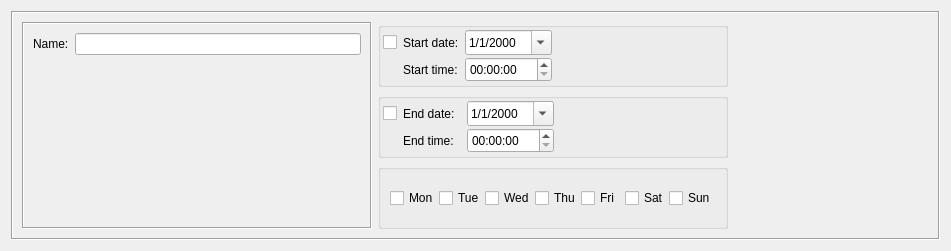
<?xml version="1.0" encoding="UTF-8"?>
<ui version="4.0">
 <class>TimeDialog_q</class>
 <widget class="QWidget" name="TimeDialog_q">
  <property name="enabled">
   <bool>true</bool>
  </property>
  <property name="geometry">
   <rect>
    <x>0</x>
    <y>0</y>
    <width>951</width>
    <height>251</height>
   </rect>
  </property>
  <property name="windowTitle">
   <string>Time</string>
  </property>
  <layout class="QGridLayout" name="gridLayout">
   <item row="0" column="0">
    <widget class="QFrame" name="frame7">
     <property name="frameShape">
      <enum>QFrame::Shape::Box</enum>
     </property>
     <property name="frameShadow">
      <enum>QFrame::Shadow::Sunken</enum>
     </property>
     <layout class="QGridLayout" name="gridLayout_2">
      <item row="0" column="0">
       <widget class="QFrame" name="object_attributes_1">
        <property name="sizePolicy">
         <sizepolicy hsizetype="Fixed" vsizetype="Preferred">
          <horstretch>0</horstretch>
          <verstretch>0</verstretch>
         </sizepolicy>
        </property>
        <property name="minimumSize">
         <size>
          <width>350</width>
          <height>0</height>
         </size>
        </property>
        <property name="maximumSize">
         <size>
          <width>350</width>
          <height>16777215</height>
         </size>
        </property>
        <property name="frameShape">
         <enum>QFrame::Shape::Box</enum>
        </property>
        <property name="frameShadow">
         <enum>QFrame::Shadow::Sunken</enum>
        </property>
        <layout class="QGridLayout">
         <item row="0" column="0">
          <widget class="QLabel" name="textLabel1">
           <property name="text">
            <string>Name:</string>
           </property>
           <property name="wordWrap">
            <bool>false</bool>
           </property>
          </widget>
         </item>
         <item row="0" column="1">
          <widget class="QLineEdit" name="obj_name">
           <property name="sizePolicy">
            <sizepolicy hsizetype="Preferred" vsizetype="Fixed">
             <horstretch>200</horstretch>
             <verstretch>0</verstretch>
            </sizepolicy>
           </property>
           <property name="minimumSize">
            <size>
             <width>0</width>
             <height>0</height>
            </size>
           </property>
          </widget>
         </item>
         <item row="1" column="0">
          <spacer>
           <property name="orientation">
            <enum>Qt::Orientation::Vertical</enum>
           </property>
           <property name="sizeType">
            <enum>QSizePolicy::Policy::MinimumExpanding</enum>
           </property>
           <property name="sizeHint" stdset="0">
            <size>
             <width>20</width>
             <height>5</height>
            </size>
           </property>
          </spacer>
         </item>
        </layout>
       </widget>
      </item>
      <item row="0" column="1">
       <widget class="QFrame" name="object_attributes_2">
        <property name="minimumSize">
         <size>
          <width>350</width>
          <height>16</height>
         </size>
        </property>
        <property name="frameShape">
         <enum>QFrame::Shape::NoFrame</enum>
        </property>
        <property name="frameShadow">
         <enum>QFrame::Shadow::Sunken</enum>
        </property>
        <layout class="QVBoxLayout">
         <property name="margin" stdset="0">
          <number>0</number>
         </property>
         <item>
          <widget class="QGroupBox" name="groupBox2">
           <property name="title">
            <string/>
           </property>
           <layout class="QGridLayout">
            <property name="verticalSpacing">
             <number>2</number>
            </property>
            <property name="margin" stdset="0">
             <number>2</number>
            </property>
            <item row="0" column="0">
             <widget class="QCheckBox" name="useStartDate">
              <property name="text">
               <string/>
              </property>
             </widget>
            </item>
            <item row="0" column="1">
             <widget class="QLabel" name="label">
              <property name="text">
               <string>Start date:</string>
              </property>
             </widget>
            </item>
            <item row="0" column="2">
             <widget class="QDateEdit" name="startDate">
              <property name="minimumSize">
               <size>
                <width>0</width>
                <height>25</height>
               </size>
              </property>
              <property name="displayFormat">
               <string>M/d/yyyy</string>
              </property>
              <property name="calendarPopup">
               <bool>true</bool>
              </property>
              <property name="date">
               <date>
                <year>2000</year>
                <month>1</month>
                <day>1</day>
               </date>
              </property>
             </widget>
            </item>
            <item row="0" column="3">
             <spacer>
              <property name="orientation">
               <enum>Qt::Orientation::Horizontal</enum>
              </property>
              <property name="sizeHint" stdset="0">
               <size>
                <width>101</width>
                <height>25</height>
               </size>
              </property>
             </spacer>
            </item>
            <item row="1" column="1">
             <widget class="QLabel" name="textLabel1_3">
              <property name="text">
               <string>Start time:</string>
              </property>
              <property name="wordWrap">
               <bool>false</bool>
              </property>
             </widget>
            </item>
            <item row="1" column="2">
             <widget class="QTimeEdit" name="startTime">
              <property name="minimumSize">
               <size>
                <width>0</width>
                <height>25</height>
               </size>
              </property>
             </widget>
            </item>
            <item row="1" column="3">
             <spacer>
              <property name="orientation">
               <enum>Qt::Orientation::Horizontal</enum>
              </property>
              <property name="sizeHint" stdset="0">
               <size>
                <width>111</width>
                <height>20</height>
               </size>
              </property>
             </spacer>
            </item>
           </layout>
          </widget>
         </item>
         <item>
          <widget class="QGroupBox" name="groupBox1">
           <property name="title">
            <string/>
           </property>
           <layout class="QGridLayout">
            <property name="verticalSpacing">
             <number>2</number>
            </property>
            <property name="margin" stdset="0">
             <number>2</number>
            </property>
            <item row="0" column="0">
             <widget class="QCheckBox" name="useEndDate">
              <property name="text">
               <string/>
              </property>
             </widget>
            </item>
            <item row="0" column="1">
             <widget class="QLabel" name="label_2">
              <property name="text">
               <string>End date:  </string>
              </property>
             </widget>
            </item>
            <item row="0" column="2">
             <widget class="QDateEdit" name="endDate">
              <property name="minimumSize">
               <size>
                <width>0</width>
                <height>25</height>
               </size>
              </property>
              <property name="displayFormat">
               <string>M/d/yyyy</string>
              </property>
              <property name="calendarPopup">
               <bool>true</bool>
              </property>
              <property name="date">
               <date>
                <year>2000</year>
                <month>1</month>
                <day>1</day>
               </date>
              </property>
             </widget>
            </item>
            <item row="0" column="3">
             <spacer>
              <property name="orientation">
               <enum>Qt::Orientation::Horizontal</enum>
              </property>
              <property name="sizeHint" stdset="0">
               <size>
                <width>101</width>
                <height>25</height>
               </size>
              </property>
             </spacer>
            </item>
            <item row="1" column="1">
             <widget class="QLabel" name="textLabel1_3_2">
              <property name="text">
               <string>End time:</string>
              </property>
              <property name="wordWrap">
               <bool>false</bool>
              </property>
             </widget>
            </item>
            <item row="1" column="2">
             <widget class="QTimeEdit" name="endTime">
              <property name="minimumSize">
               <size>
                <width>0</width>
                <height>25</height>
               </size>
              </property>
             </widget>
            </item>
            <item row="1" column="3">
             <spacer>
              <property name="orientation">
               <enum>Qt::Orientation::Horizontal</enum>
              </property>
              <property name="sizeHint" stdset="0">
               <size>
                <width>101</width>
                <height>25</height>
               </size>
              </property>
             </spacer>
            </item>
           </layout>
          </widget>
         </item>
         <item>
          <widget class="QGroupBox" name="groupBox">
           <property name="title">
            <string/>
           </property>
           <property name="flat">
            <bool>false</bool>
           </property>
           <layout class="QGridLayout">
            <property name="topMargin">
             <number>2</number>
            </property>
            <property name="bottomMargin">
             <number>2</number>
            </property>
            <property name="verticalSpacing">
             <number>0</number>
            </property>
            <item row="0" column="0">
             <widget class="QFrame" name="frame_2">
              <property name="frameShape">
               <enum>QFrame::Shape::NoFrame</enum>
              </property>
              <property name="frameShadow">
               <enum>QFrame::Shadow::Raised</enum>
              </property>
              <layout class="QGridLayout">
               <property name="margin" stdset="0">
                <number>0</number>
               </property>
               <property name="spacing">
                <number>0</number>
               </property>
               <item row="0" column="0">
                <widget class="QCheckBox" name="cbStart1_2">
                 <property name="text">
                  <string>Mon</string>
                 </property>
                </widget>
               </item>
               <item row="0" column="1">
                <widget class="QCheckBox" name="cbStart2_2">
                 <property name="text">
                  <string>Tue</string>
                 </property>
                </widget>
               </item>
               <item row="0" column="2">
                <widget class="QCheckBox" name="cbStart3_2">
                 <property name="text">
                  <string>Wed</string>
                 </property>
                </widget>
               </item>
               <item row="0" column="3">
                <widget class="QCheckBox" name="cbStart4_2">
                 <property name="text">
                  <string>Thu</string>
                 </property>
                </widget>
               </item>
               <item row="0" column="4">
                <widget class="QCheckBox" name="cbStart5_2">
                 <property name="text">
                  <string>Fri</string>
                 </property>
                </widget>
               </item>
               <item row="0" column="5">
                <widget class="QCheckBox" name="cbStart6_2">
                 <property name="text">
                  <string>Sat</string>
                 </property>
                </widget>
               </item>
               <item row="0" column="6">
                <widget class="QCheckBox" name="cbStart7_2">
                 <property name="text">
                  <string>Sun</string>
                 </property>
                </widget>
               </item>
              </layout>
             </widget>
            </item>
           </layout>
          </widget>
         </item>
        </layout>
       </widget>
      </item>
      <item row="0" column="2">
       <widget class="CommentKeywords" name="commentKeywords" native="true">
        <property name="sizePolicy">
         <sizepolicy hsizetype="Expanding" vsizetype="Expanding">
          <horstretch>0</horstretch>
          <verstretch>0</verstretch>
         </sizepolicy>
        </property>
       </widget>
      </item>
     </layout>
    </widget>
   </item>
  </layout>
 </widget>
 <customwidgets>
  <customwidget>
   <class>CommentKeywords</class>
   <extends>QWidget</extends>
   <header>CommentKeywords.h</header>
   <container>1</container>
  </customwidget>
 </customwidgets>
 <tabstops>
  <tabstop>obj_name</tabstop>
  <tabstop>startDate</tabstop>
  <tabstop>startTime</tabstop>
  <tabstop>endDate</tabstop>
  <tabstop>endTime</tabstop>
 </tabstops>
 <resources>
  <include location="MainRes.qrc"/>
 </resources>
 <connections>
  <connection>
   <sender>useStartDate</sender>
   <signal>toggled(bool)</signal>
   <receiver>TimeDialog_q</receiver>
   <slot>useStartOrEndDate()</slot>
   <hints>
    <hint type="sourcelabel">
     <x>224</x>
     <y>79</y>
    </hint>
    <hint type="destinationlabel">
     <x>20</x>
     <y>20</y>
    </hint>
   </hints>
  </connection>
  <connection>
   <sender>useEndDate</sender>
   <signal>toggled(bool)</signal>
   <receiver>TimeDialog_q</receiver>
   <slot>useStartOrEndDate()</slot>
   <hints>
    <hint type="sourcelabel">
     <x>224</x>
     <y>166</y>
    </hint>
    <hint type="destinationlabel">
     <x>20</x>
     <y>20</y>
    </hint>
   </hints>
  </connection>
 </connections>
 <slots>
  <slot>useStartOrEndDate()</slot>
 </slots>
</ui>
